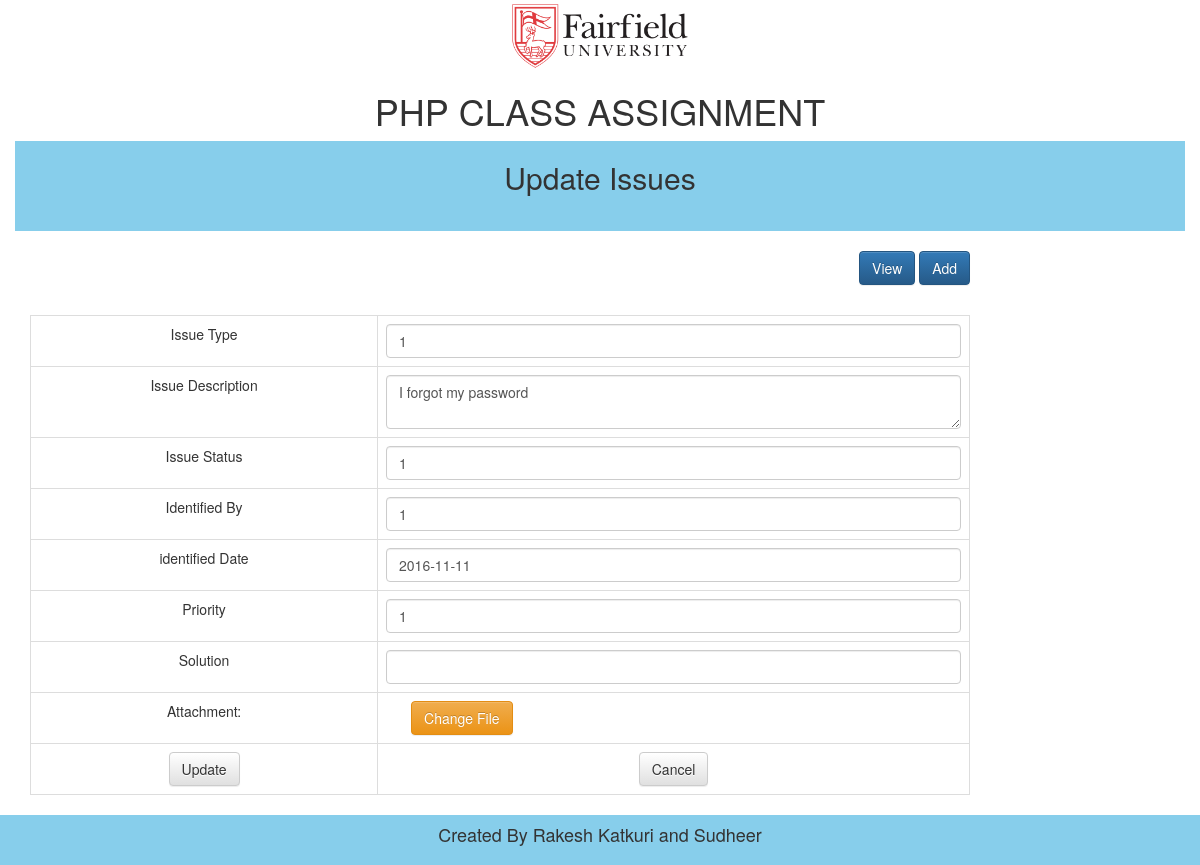
The page /edit.php?id=3 on the database its author committed.
### tables this page shows
CREATE TABLE `issues` (
  `id` int(11) NOT NULL AUTO_INCREMENT,
  `issue_type` int(11) NOT NULL,
  `issue_description` varchar(4000) NOT NULL,
  `issue_status` int(11) NOT NULL,
  `identified_by` varchar(64) NOT NULL,
  `identified_date` date NOT NULL,
  `priority` varchar(16) NOT NULL,
  `solution` varchar(4000) NOT NULL,
  `filename` varchar(255) DEFAULT NULL,
  `created_on` datetime NOT NULL DEFAULT CURRENT_TIMESTAMP,
  `created_by` int(11) NOT NULL,
  `modified_on` datetime DEFAULT CURRENT_TIMESTAMP,
  `modified_by` int(11) DEFAULT NULL,
  PRIMARY KEY (`id`)
);

### edit.php (the view, shortened to what this page needs)
<?php
	require_once('connectivity.php');
	$attributes = "";
		$id =$_GET['id'];
		$q = "SELECT * FROM issues where id='$id' ";
		$result=mysqli_query($mysqli, $q);
		while($row=mysqli_fetch_array($result))
		{
			$issuetype= $row['issue_type'];
			$issuedescription = $row['issue_description'];
			$issuestatus= $row['issue_status'];
			$identifiedby =$row['identified_by'];
			$identifieddate = $row['identified_date'];
			$priority = $row['priority'];
			$solution =$row['solution'];
		}
?>
<!DOCTYPE html>
<html lang="en">
  <head>
<link rel="stylesheet" href="https://maxcdn.bootstrapcdn.com/bootstrap/3.3.7/css/bootstrap.min.css">
<link rel="stylesheet" href="https://maxcdn.bootstrapcdn.com/bootstrap/3.3.7/css/bootstrap-theme.min.css">
  </head>
  <body>
    <div class="col-xs-12" style="text-align:center" >
	  <b><img src="Fairfield_University.svg.png"  height ='70px'/>
		<h1> PHP CLASS ASSIGNMENT</h1>
	  </b>
	  <div class="col-sm-12" style="height:90px;background-color:skyblue">
		<h2>Update Issues</h2>
		</div>
	  </div>
	  <div class="col-xs-10" style="text-align:center;">
	  <br />
		  <div class="col-xs-12" style="text-align:right;">
			<a href="add-edit.php"><button type="button" class="btn btn-primary" id="add">View</button> </a>
			 <a href="add.html"><button type="button" class="btn btn-primary" id="add">Add</button> </a>
		  </div>
		  <div class="col-xs-12" style="height:30px;"></div>
		  <div class="col-xs-12">
		  	<form id="formid" method="post" action="editcontrol.php" enctype="multipart/form-data">
		  	<table class="table table-bordered">
  <tr class="info">
	<tr><td> Issue Type</td> <td> <input type="text" name="issuetype" class="form-control" value="<?php echo $issuetype; ?>" id="form-control2" <?php echo $attributes ?> /> </td>  </tr>
	<tr><td>Issue Description</td> <td> <textarea class="form-control" name="issuedescription" value="<?php echo $issuedescription; ?>" id="form-control3"><?php echo $issuedescription; ?></textarea> </td>  </tr>
	<tr><td> Issue Status</td> <td> <input type="text" name="issuestatus" class="form-control" value="<?php echo $issuestatus; ?>" id="form-control4">  </td>  </tr>
		<tr><td> Identified By</td>
				<td> <input type="text" name="identifiedby" class="form-control" value="<?php echo $identifiedby; ?>" id="form-control5"> </td></tr>
				<tr><td>identified Date</td> <td><input type="text" name="identifieddate" class="form-control" value="<?php echo $identifieddate; ?>" id="form-control6"> </td></tr>
	  <tr><td>Priority</td> <td> <input type="text" name="priority" class="form-control" value="<?php echo $priority; ?>" id="form-control7">  </td>  </tr>
	  <tr><td>Solution</td> <td> <input type="text" name="solution" class="form-control" value="<?php echo $solution; ?>" id="form-control8">  </td>  </tr>
	  <tr><td>Attachment:</td><td align="left"><div id="btnChangeFile" class="btn btn-warning" style="margin-left:25px;" onclick="ShowFileControl();">Change File</div></td></tr>
	  <tr><td><button type="submit" class="btn btn-default" onclick="onSubmit();">Update</button></td> <td> <button type="reset" class="btn btn-default">Cancel</button> </td></tr>
		</table>
				</form>
		  </div>
	  </div>
	<div class="col-sm-12" style="height:50px;background-color:skyblue;text-align:center;">
		<h4>Created By Rakesh Katkuri and Sudheer </h4>
	</div>
  </body>
</html>

### rows shown on the page
issues: issuetype "1", issuedescription "I forgot my password", issuestatus "1", identifiedby "1", identifieddate "2016-11-11", priority "1"
